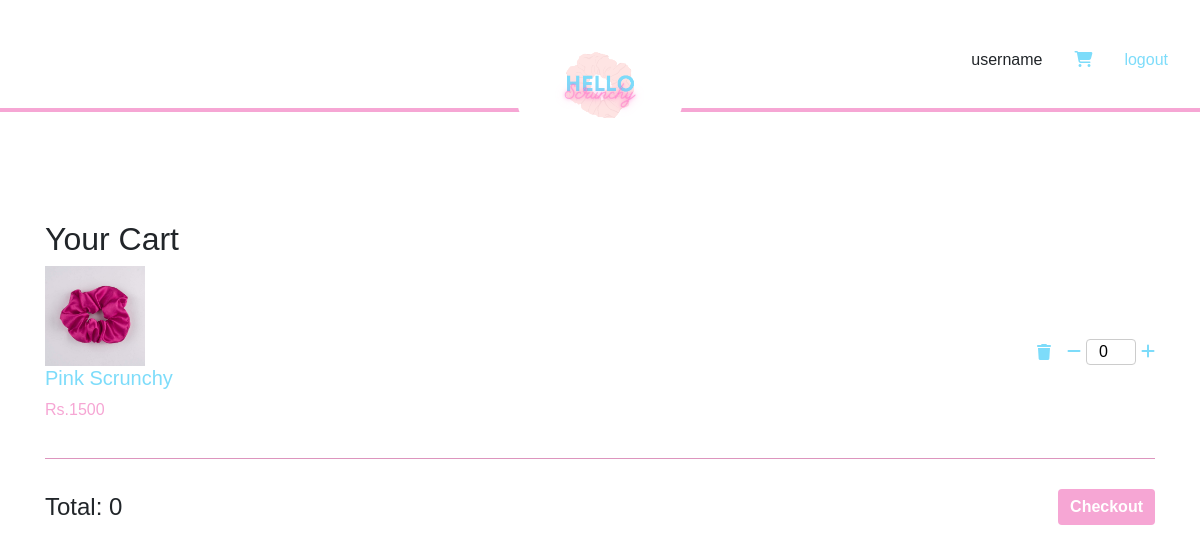
The page /cart/ (signed in) on the database as committed earlier.
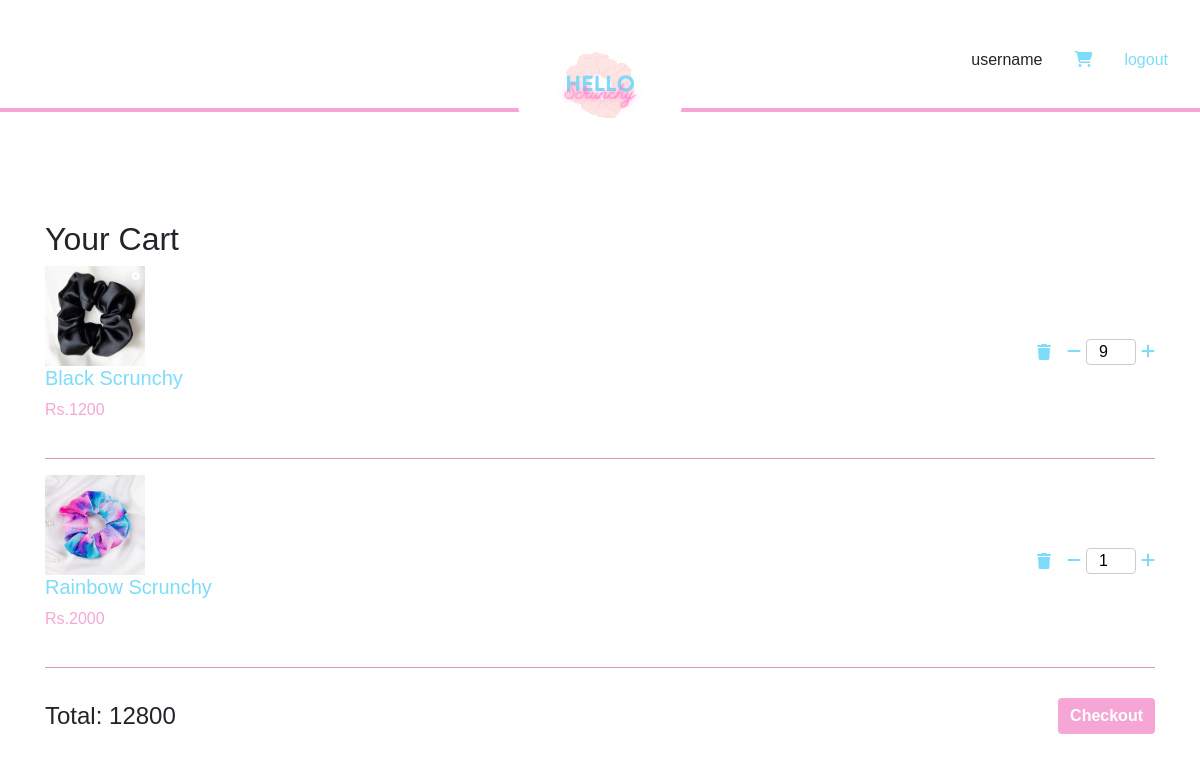
The same page on the database as committed later.
### users/models.py (models this page shows, shortened)
class CustomUser(AbstractUser):
    email = models.EmailField(_("email address"), unique=True)
    mobile = models.CharField(max_length=10, blank=True, null=True)
    username = models.CharField(max_length=150)
    USERNAME_FIELD = "email"
    REQUIRED_FIELDS = []
    objects = CustomUserManager()

### app/models.py (models this page shows, shortened)
class CartItem(models.Model):
    cart = models.ForeignKey(Cart, on_delete=models.CASCADE)
    product = models.ForeignKey(
        Product, on_delete=models.SET_NULL, blank=True, null=True
    )
    quantity = models.PositiveIntegerField(default=0)

class Product(models.Model):
    name = models.CharField(max_length=60)
    price = models.IntegerField()
    image = models.ImageField(null=True, blank=True, upload_to="images/")

### app/views.py (the view)
# urls.py: path("cart/", views.cart, name="cart"),
@login_required(login_url="login")
def cart(request):
    items = CartItem.objects.filter(cart__user=request.user)
    total = 0
    for item in items:
        total = total + item.product.price * item.quantity
    context = {"items": items, "total": total}
    return render(request, "app/cart.html", context)

### app/templates/app/cart.html
{% extends 'main.html' %} {% block content %}{% load static %}
<section class="cart-section">
  <div class="container">
    <h2>Your Cart</h2>
    <div class="cart-items">
      {% for item in items %}
      <div class="cart-item">
        <div class="item-details">
          <img
            class="cart-image"
            src="{{item.product.image.url}}"
            alt="{{item.product.name}}"
          />
          <div class="item-info">
            <h5 class="pro-name">{{item.product.name}}</h5>
            <p class="pro-price">Rs.{{item.product.price}}</p>
          </div>
        </div>
        <div class="quantity ml-auto">
          <a href="{% url 'cart_delete' item.id %}">
            <i class="fa-solid fa-trash" style="color: #7ddcfa; margin: 1rem">
            </i>
          </a>
          <a href="{% url 'cart_minus' item.id %}" class="quantity-btn minus">
            <i class="fa-solid fa-minus"></i>
          </a>
          <input
            type="number"
            class="quantity-input"
            value="{{item.quantity}}"
            min="1"
          />
          <a href="{% url 'cart_plus' item.id %}" class="quantity-btn plus">
            <i class="fa-solid fa-plus"></i>
          </a>
        </div>
      </div>
      <hr />
      {% endfor %}
    </div>
    <div class="cart-total">
      <h4>Total: {{total}}</h4>
      <button class="btn btn-primary">Checkout</button>
    </div>
  </div>
</section>
{% endblock content %}

### templates/main.html (shortened to what this page needs)
<!DOCTYPE html>
{% load static %}
<html lang="en">
  <head>
    <link rel="stylesheet" href="{% static 'styles/style.css' %}" />
    <link
      rel="stylesheet"
      href="https://cdnjs.cloudflare.com/ajax/libs/font-awesome/6.4.0/css/all.min.css"
    />
    <link
      rel="stylesheet"
      href="https://cdn.jsdelivr.net/npm/bootstrap@4.6.2/dist/css/bootstrap.min.css"
    />
  </head>
  <body>
    {% include 'nav.html' %} {% block content %}{% endblock content %}
  </body>
</html>

### templates/nav.html
{% load static %}
<header>
  <nav class="nav">
    <a href="/">
      <img id="logo" src="{% static 'images/logo.png' %}" alt="" />
    </a>
  </nav>
  <div class="nav-info">
    {{request.user.username}}
    <a href="{% url 'cart' %}">
      <i class="fa-solid fa-cart-shopping" style="color: var(--dblue)"></i
    ></a>
    {% if request.user.is_authenticated %}
    <a href="{% url 'logout' %}"> logout</a>
    {% else %}
    <a href="{% url 'login' %}"> login</a>
    {% endif %}
  </div>
</header>

### static/styles/style.css (style rules this page uses)
* { font-family: Arial, sans-serif; margin: 0; padding: 0; box-sizing: border-box; --blue: #D7FCFC; --pink: #F6A6D4; --dblue: #7DDCFA; }
button { background-color: var(--pink) !important; color: white !important; border: 0px !important; font-weight: bolder !important; transition: all 0.5s; border-radius: 4px; }
a { color: var(--dblue) !important; }
hr { background-color: var(--pink); }
header { margin-bottom: 3rem; }
.nav { border-bottom: 4px solid var(--pink); height: 7rem; display: flex; justify-content: center; align-items: center; }
#logo { border-radius: 50%; width: 170px; height: 170px; background-color: white; }
.nav-info { position: absolute; top: 3rem; right: 2rem; display: flex; align-items: center; justify-content: center; gap: 2rem; }
.pro-name { color: var(--dblue); }
.pro-price { color: var(--pink); }
.cart-section { padding: 60px 0; }
.cart-items { margin-bottom: 30px; }
.cart-item { display: flex; align-items: center; margin-bottom: 20px; }
.cart-image { width: 100px; height: 100px; object-fit: cover; margin-right: 20px; }
.item-info { display: flex; flex-direction: column; justify-content: space-between; flex-grow: 1; }
.quantity { display: flex; align-items: center; }
.quantity-btn { cursor: pointer; }
.quantity-input { width: 50px; text-align: center; border: 1px solid #ccc; border-radius: 4px; margin: 0 5px; }
.cart-total { display: flex; justify-content: space-between; align-items: center; }
.cart-total h4 { margin-bottom: 0; }

Rows that differ between the two databases and show on the page:
removed CartItem: product.image (picture), product.name "Pink Scrunchy", product.price "1500", quantity "0"
added CartItem: product.image (picture), product.name "Black Scrunchy", product.price "1200", quantity "9"
added CartItem: product.image (picture), product.name "Rainbow Scrunchy", product.price "2000", quantity "1"
Other text that changed with them:
{{ total }}: "0" → "12800"
